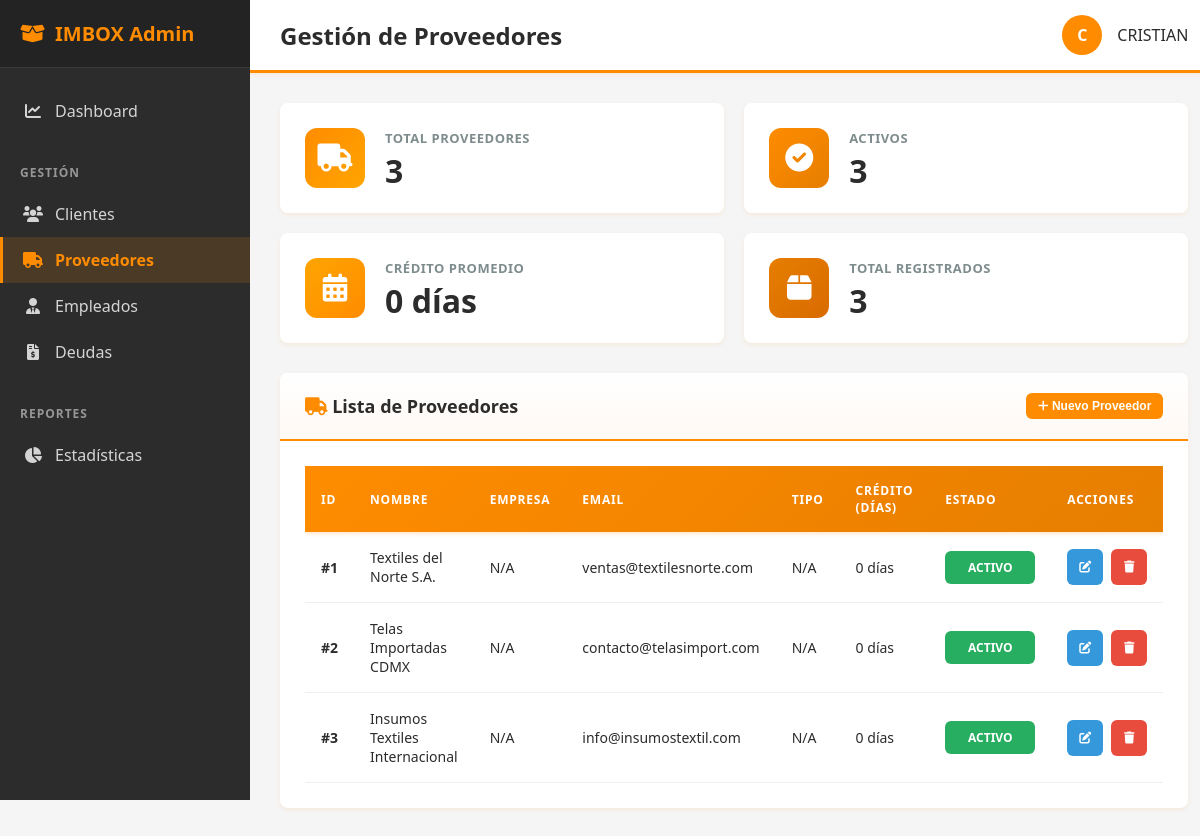
Page /proveedores.php on the committed database.
### tables this page shows
CREATE TABLE IF NOT EXISTS proveedores (
    id INT AUTO_INCREMENT PRIMARY KEY,
    codigo VARCHAR(50) UNIQUE,
    nombre VARCHAR(150) NOT NULL,
    empresa VARCHAR(255),
    razon_social VARCHAR(200),
    rfc VARCHAR(20),
    telefono VARCHAR(50),
    email VARCHAR(150),
    direccion TEXT,
    ciudad VARCHAR(100),
    pais VARCHAR(100) DEFAULT 'México',
    contacto_principal VARCHAR(150),
    telefono_contacto VARCHAR(50),
    tipo VARCHAR(100),
    condiciones_pago VARCHAR(100),
    dias_credito INT DEFAULT 0,
    premium TINYINT(1) DEFAULT 0,
    activo TINYINT(1) DEFAULT 1,
    notas TEXT,
    fecha_creacion TIMESTAMP DEFAULT CURRENT_TIMESTAMP,
    fecha_actualizacion TIMESTAMP DEFAULT CURRENT_TIMESTAMP ON UPDATE CURRENT_TIMESTAMP,
    INDEX idx_nombre (nombre),
    INDEX idx_premium (premium)
);

### proveedores.php (the view, shortened to what this page needs)
<?php
$db = Database::getInstance()->getConnection();
$stmt = $db->query("SELECT * FROM proveedores ORDER BY fecha_creacion DESC");
$proveedores = $stmt->fetchAll();
$stmt = $db->query("SELECT
    COUNT(*) as total,
    SUM(CASE WHEN activo = 1 THEN 1 ELSE 0 END) as activos,
    AVG(dias_credito) as promedio_credito
FROM proveedores");
$stats = $stmt->fetch();
include 'includes/header.php';
?>
<?php include 'includes/sidebar.php'; ?>
<main class="main-content">
    <?php include 'includes/topbar.php'; ?>
    <div class="content-area">
        <div class="stats-grid fade-in">
            <div class="stat-card">
                <div class="stat-icon orange">
                    <i class="fas fa-truck"></i>
                </div>
                <div class="stat-details">
                    <div class="stat-label">Total Proveedores</div>
                    <div class="stat-value"><?php echo $stats['total']; ?></div>
                </div>
            </div>
            <div class="stat-card">
                <div class="stat-icon blue">
                    <i class="fas fa-check-circle"></i>
                </div>
                <div class="stat-details">
                    <div class="stat-label">Activos</div>
                    <div class="stat-value"><?php echo $stats['activos']; ?></div>
                </div>
            </div>
            <div class="stat-card">
                <div class="stat-icon green">
                    <i class="fas fa-calendar-alt"></i>
                </div>
                <div class="stat-details">
                    <div class="stat-label">Crédito Promedio</div>
                    <div class="stat-value"><?php echo round($stats['promedio_credito']); ?> días</div>
                </div>
            </div>
            <div class="stat-card">
                <div class="stat-icon red">
                    <i class="fas fa-box"></i>
                </div>
                <div class="stat-details">
                    <div class="stat-label">Total Registrados</div>
                    <div class="stat-value"><?php echo $stats['total']; ?></div>
                </div>
            </div>
        </div>
        <div class="card fade-in" style="animation-delay: 0.1s;">
            <div class="card-header">
                <h2 class="card-title">
                    <i class="fas fa-truck me-2"></i>
                    Lista de Proveedores
                </h2>
                <button class="btn btn-primary btn-sm">
                    <i class="fas fa-plus me-1"></i>
                    Nuevo Proveedor
                </button>
            </div>
            <div class="card-body">
                <div class="table-responsive">
                    <table class="modern-table">
                        <thead>
                            <tr>
                                <th>ID</th>
                                <th>NOMBRE</th>
                                <th>EMPRESA</th>
                                <th>EMAIL</th>
                                <th>TIPO</th>
                                <th>CRÉDITO (DÍAS)</th>
                                <th>ESTADO</th>
                                <th>ACCIONES</th>
                            </tr>
                        </thead>
                        <tbody>
                            <?php foreach ($proveedores as $proveedor): ?>
                            <tr>
                                <td><strong>#<?php echo $proveedor['id']; ?></strong></td>
                                <td><?php echo htmlspecialchars($proveedor['nombre']); ?></td>
                                <td><?php echo htmlspecialchars($proveedor['empresa'] ?? 'N/A'); ?></td>
                                <td><?php echo htmlspecialchars($proveedor['email'] ?? 'N/A'); ?></td>
                                <td><?php echo htmlspecialchars($proveedor['tipo'] ?? 'N/A'); ?></td>
                                <td><?php echo $proveedor['dias_credito'] ?? 0; ?> días</td>
                                <td>
                                    <?php if ($proveedor['activo']): ?>
                                    <span class="badge badge-success">ACTIVO</span>
                                    <?php else: ?>
                                    <span class="badge badge-secondary">INACTIVO</span>
                                    <?php endif; ?>
                                </td>
                                <td>
                                    <div class="action-buttons">
                                        <button class="btn btn-icon btn-sm btn-edit" title="Editar">
                                            <i class="fas fa-edit"></i>
                                        </button>
                                        <button class="btn btn-icon btn-sm btn-delete" title="Eliminar">
                                            <i class="fas fa-trash"></i>
                                        </button>
                                    </div>
                                </td>
                            </tr>
                            <?php endforeach; ?>
                        </tbody>
                    </table>
                </div>
            </div>
        </div>
    </div>
<?php include 'includes/footer.php'; ?>

### css/admin-style.css (style rules this page uses)
:root { --primary-color: #FF8C00; --primary-dark: #E67E00; --primary-light: #FFB84D; --secondary-color: #FFA500; --sidebar-bg: #2C2C2C; --sidebar-hover: #3D3D3D; --sidebar-active: rgba(255, 140, 0, 0.15); --content-bg: #F5F5F5; --card-bg: #FFFFFF; --text-dark: #2C2C2C; --text-light: #7F8C8D; --border-color: #E0E0E0; --table-header: #FF8C00; --table-header-dark: #E67E00; --success: #27AE60; --warning: #F39C12; --danger: #E74C3C; --info: #FF8C00; --shadow-sm: 0 2px 4px rgba(255, 140, 0, 0.1); --shadow-md: 0 4px 6px rgba(255, 140, 0, 0.15); --shadow-lg: 0 10px 15px rgba(255, 140, 0, 0.2); }
* { margin: 0; padding: 0; box-sizing: border-box; }
body { font-family: 'Segoe UI', Tahoma, Geneva, Verdana, sans-serif; background: var(--content-bg); color: var(--text-dark); }
.main-content { margin-left: 250px; flex: 1; background: var(--content-bg); }
.content-area { padding: 30px; }
.card { background: white; border-radius: 8px; box-shadow: var(--shadow-sm); margin-bottom: 30px; overflow: hidden; }
.card-header { padding: 20px 25px; border-bottom: 2px solid var(--primary-color); display: flex; justify-content: space-between; align-items: center; background: linear-gradient(to bottom, #FFFFFF 0%, #FFF9F5 100%); }
.card-title { font-size: 18px; font-weight: 600; color: var(--text-dark); }
.card-title i { color: var(--primary-color); }
.card-body { padding: 25px; }
.stats-grid { display: grid; grid-template-columns: repeat(4, 1fr); gap: 20px; margin-bottom: 30px; }
.stat-card { background: white; padding: 25px; border-radius: 8px; box-shadow: var(--shadow-sm); display: flex; align-items: center; gap: 20px; transition: all 0.3s ease; min-height: 110px; }
.stat-icon { width: 60px; height: 60px; border-radius: 12px; display: flex; align-items: center; justify-content: center; font-size: 28px; color: white; flex-shrink: 0; }
.stat-icon.orange { background: linear-gradient(135deg, #FF8C00, #FFA500); }
.stat-icon.blue { background: linear-gradient(135deg, #FF8C00, #E67E00); }
.stat-icon.green { background: linear-gradient(135deg, #FFA500, #FF8C00); }
.stat-icon.red { background: linear-gradient(135deg, #E67E00, #D96B00); }
.stat-details { flex: 1; }
.stat-label { font-size: 13px; color: var(--text-light); margin-bottom: 8px; text-transform: uppercase; font-weight: 600; letter-spacing: 0.5px; }
.stat-value { font-size: 32px; font-weight: 700; color: var(--text-dark); line-height: 1; }
.table-responsive { overflow-x: auto; }
.modern-table { width: 100%; border-collapse: collapse; background: white; }
.modern-table thead { background: linear-gradient(135deg, var(--table-header) 0%, var(--table-header-dark) 100%); color: white; box-shadow: 0 2px 4px rgba(255, 140, 0, 0.2); }
.modern-table thead th { padding: 16px; text-align: left; font-weight: 600; font-size: 12px; text-transform: uppercase; letter-spacing: 0.8px; height: 50px; vertical-align: middle; }
.modern-table tbody tr { border-bottom: 1px solid #ECF0F1; transition: all 0.2s ease; height: 60px; }
.modern-table tbody td { padding: 16px; color: var(--text-dark); font-size: 14px; vertical-align: middle; }
.badge { padding: 8px 16px; border-radius: 6px; font-size: 12px; font-weight: 600; text-transform: uppercase; display: inline-block; min-width: 90px; text-align: center; }
.badge-success { background: #27AE60; color: white; }
.btn { padding: 10px 20px; border: none; border-radius: 6px; font-weight: 600; cursor: pointer; transition: all 0.3s ease; text-decoration: none; display: inline-block; font-size: 14px; }
.btn-primary { background: var(--primary-color); color: white; }
.btn-sm { padding: 6px 12px; font-size: 12px; }
.btn-icon { width: 32px; height: 32px; padding: 0; display: inline-flex; align-items: center; justify-content: center; border-radius: 6px; }
.action-buttons { display: flex; gap: 8px; justify-content: center; }
.btn-edit { background: #3498DB; color: white; width: 36px; height: 36px; }
.btn-delete { background: #E74C3C; color: white; width: 36px; height: 36px; }
@media (max-width: 1200px) { .stats-grid { grid-template-columns: repeat(2, 1fr); } }
.fade-in { animation: fadeIn 0.5s ease-in-out; }

### rows in the picture
proveedores: id "1", nombre "Textiles del Norte S.A.", empresa "N/A", email "ventas@textilesnorte.com", tipo "N/A", dias_credito "0", activo "ACTIVO"
proveedores: id "2", nombre "Telas Importadas CDMX", empresa "N/A", email "contacto@telasimport.com", tipo "N/A", dias_credito "0", activo "ACTIVO"
proveedores: id "3", nombre "Insumos Textiles Internacional", empresa "N/A", email "info@insumostextil.com", tipo "N/A", dias_credito "0", activo "ACTIVO"

### other values in the picture
$page_title "Gestión de Proveedores"
substr(getUserName(), 0, 1) "C"
getUserName() "CRISTIAN"
$stats['total'] "3"
$stats['activos'] "3"
$stats['promedio_credito'] "0"
